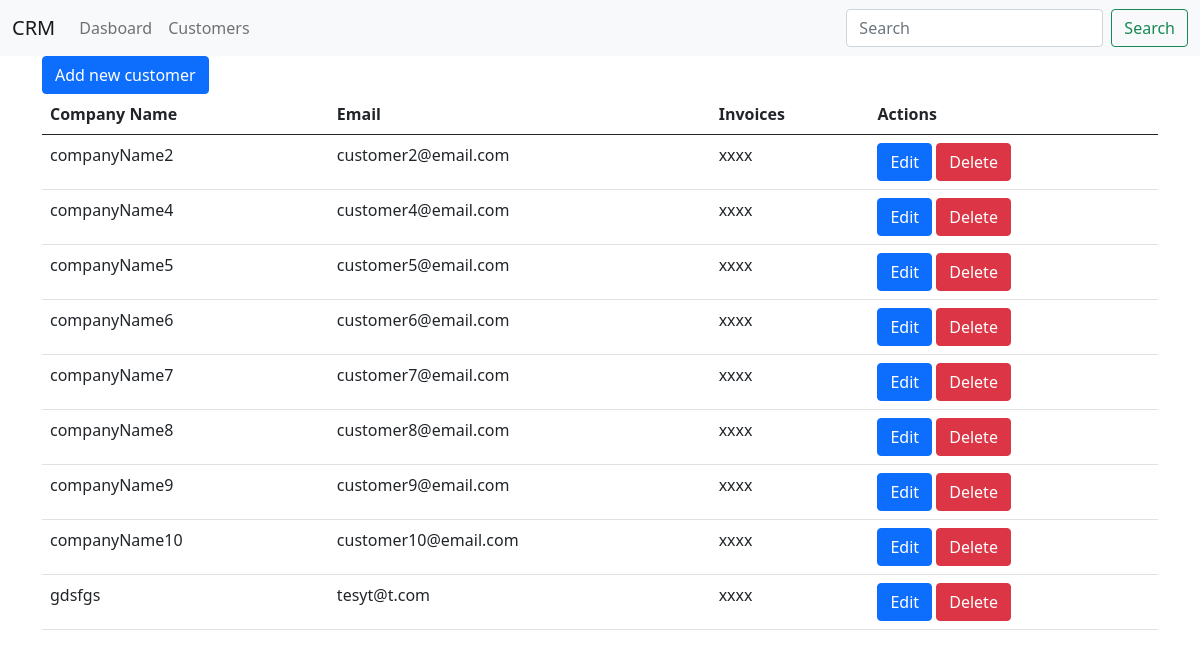
The app's page /?route=customers with its own data.
### tables this page shows
CREATE TABLE IF NOT EXISTS `customer` (
  `id` int(11) NOT NULL AUTO_INCREMENT,
  `email` varchar(255) NOT NULL,
  `address` varchar(255) DEFAULT NULL,
  `companyName` varchar(255) NOT NULL,
  `user_id` int(11) DEFAULT NULL,
  PRIMARY KEY (`id`)
);

### src/Controller/CustomerController.php (called while the page is built, shortened)
<?php
class CustomerController extends AbstractController
{
    private $customerRepository;
    public function __construct()
    {
        $this->customerRepository = new CustomerRepository();
    }
    public function showCustomers()
    {
        $customers = $this->customerRepository->findAll();
        $this->render("customers", [
            "customers" => $customers
        ]);
    }
}

### public/index.php (called while the page is built, shortened)
<?php
$router = new Router();
$router->run();

### src/Repository/ManagerRepository.php (called while the page is built, shortened)
<?php
class ManagerRepository
{
    public $connection;
    public function buildObject($row)
    {
        $entity = new $entityNameSpace;
        foreach ($row as $key => $value) {
            $method = 'set' . ucfirst($key);
            if ($key !== "connection") {
                $entity->$method($value);
            }
        }
        return $entity;
    }
    public function getConnection()
    {
        try {
            $database = new PDO(DB_FULL_HOST, DB_USER, DB_PASSWORD);
            $database->setAttribute(PDO::ATTR_ERRMODE, PDO::ERRMODE_EXCEPTION);
            $this->connection = $database;
            return $this->connection;
        } catch (Exception $e) {
            die($e->getMessage());
        }
    }
    public function checkConnection()
    {
        if ($this->connection === null) {
            return $this->getConnection();
        }
        return $this->connection;
    }
    public function createQuery($sql, array $parameters = null)
    {
        $result = $this->checkConnection()->prepare($sql);
        $result->setFetchMode(PDO::FETCH_CLASS, static::class);
        $result->execute($parameters);
        return $result;
    }
    public function getRepositoryClassName()
    {
        $staticClass = static::class;
        $explode = explode('\\', $staticClass);
        $className = end($explode);
        return $className;
    }
    public function getTableName()
    {
        $repositoryClassName = $this->getRepositoryClassName();
        $tableName = strToLower(str_replace("Repository", "", $repositoryClassName));
        return $tableName;
    }
    public function getEntityNameSpace()
    {
        $repositoryClassName = $this->getRepositoryClassName();
        $entityName = str_replace("Repository", "", $repositoryClassName);
        $entityNameSpace = "App\\src\\Entity\\$entityName";
        return $entityNameSpace;
    }
    public function findAll()
    {
        $tableName = $this->getTableName();
        $sql = "SELECT * FROM $tableName";
        $result = $this->createQuery($sql);
        $entities = [];
        foreach ($result as $row) {
            $entity = $this->buildObject($row);
            array_push($entities, $entity);
        }
        return $entities;
    }
}

### src/Entity/Customer.php (called while the page is built, shortened)
<?php
class Customer
{
    private $id;
    private $email;
    private $companyName;
    public function getId()
    {
        return $this->id;
    }
    public function setId($id)
    {
        $this->id = $id;
        return $this;
    }
    public function getEmail()
    {
        return $this->email;
    }
    public function setEmail($email)
    {
        $this->email = $email;
        return $this;
    }
    public function setAddress($address)
    {
        return $this;
    }
    public function getCompanyName()
    {
        return $this->companyName;
    }
    public function setCompanyName($companyName)
    {
        $this->companyName = $companyName;
        return $this;
    }
    public function setUser_id($user_id)
    {
        return $this;
    }
}

### templates/customers.php (the view, shortened to what this page needs)
<a href="?route=customers/add" class="btn btn-primary">Add new customer</a>
<table class="table">
    <thead>
        <tr>
            <th scope="col">Company Name</th>
            <th scope="col">Email</th>
            <th scope="col">Invoices</th>
            <th scope="col">Actions</th>
        </tr>
    </thead>
    <tbody>
        <?php foreach ($customers as $customer) : ?>
            <tr>
                <td><?= htmlspecialchars($customer->getCompanyName()) ?></td>
                <td><?= htmlspecialchars($customer->getEmail()) ?></td>
                <td>xxxx</td>
                <td>
                    <a href="?route=customers/edit&id=<?= htmlspecialchars($customer->getId()) ?>" class="btn btn-primary">Edit</a>
                    <a href="?route=customers/delete&id=<?= htmlspecialchars($customer->getId()) ?>" class="btn btn-danger">Delete</a>
                </td>
            </tr>
        <?php endforeach ?>
    </tbody>
</table>

### records on screen
customer: companyName "companyName2", email "customer2@email.com"
customer: companyName "companyName4", email "customer4@email.com"
customer: companyName "companyName5", email "customer5@email.com"
customer: companyName "companyName6", email "customer6@email.com"
customer: companyName "companyName7", email "customer7@email.com"
customer: companyName "companyName8", email "customer8@email.com"
customer: companyName "companyName9", email "customer9@email.com"
customer: companyName "companyName10", email "customer10@email.com"
customer: companyName "gdsfgs", email "tesyt@t.com"
